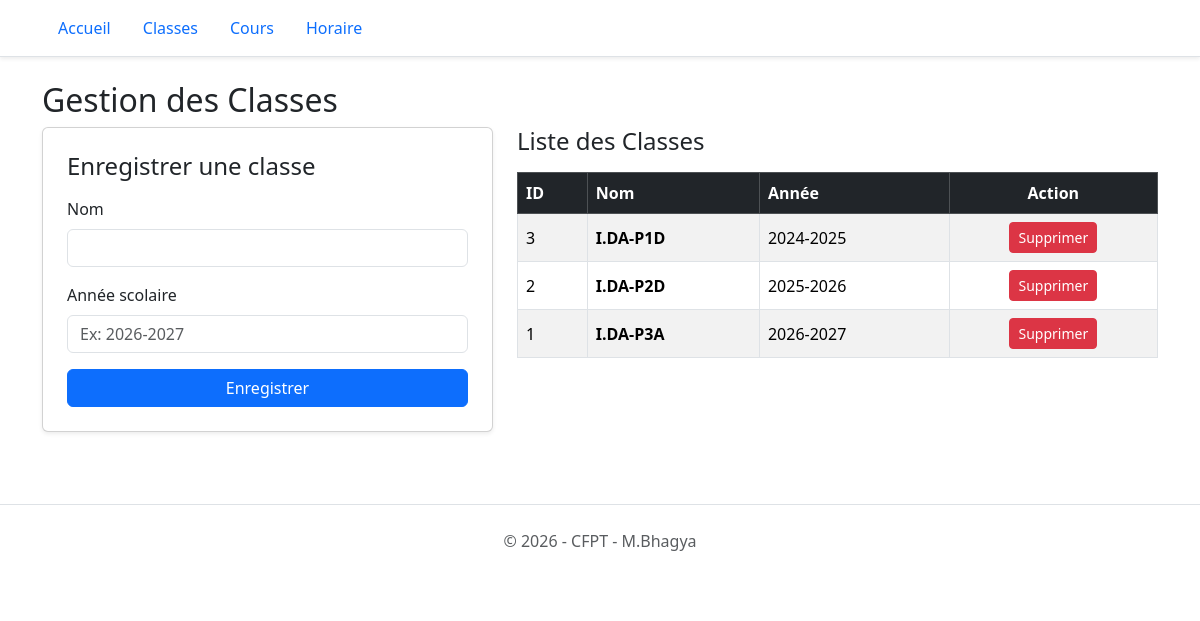
/pages/classes.php, run on the app's committed database.
### tables this page shows
CREATE TABLE IF NOT EXISTS `classes` (
  `id` int NOT NULL AUTO_INCREMENT,
  `nom` varchar(50) NOT NULL COMMENT 'ex. I.DA-P3A',
  `annee_scolaire` varchar(9) NOT NULL COMMENT 'ex. 2026-2027',
  PRIMARY KEY (`id`),
  UNIQUE KEY `nom` (`nom`)
);

### functions/classes.php (called while the page is built, shortened)
<?php
function getAllClasses() {
    $db = getConnection();
    return $db->query("SELECT * FROM classes ORDER BY nom ASC")->fetchAll();
}

### pages/classes.php (the view, shortened to what this page needs)
<?php
require_once ROOT . '/functions/classes.php';
$listeClasses = getAllClasses() ?? [];
?>
<?php include ROOT . "/includes/header.php"; ?>
<h2>Gestion des Classes</h2>
<div class="row">
    <div class="col-md-5 mb-4">
        <div class="card p-4 shadow-sm">
            <h4 class="mb-3">Enregistrer une classe</h4>
            <form method="POST">
                <div class="mb-3">
                    <label class="form-label">Nom</label>
                    <input type="text" class="form-control" name="nom" required>
                </div>
                <div class="mb-3">
                    <label class="form-label">Année scolaire</label>
                    <input type="text" class="form-control" name="annee_scolaire" placeholder="Ex: 2026-2027" required>
                </div>
                <button type="submit" class="btn btn-primary w-100">Enregistrer</button>
            </form>
        </div>
    </div>
    <div class="col-md-7 mb-4">
        <h4 class="mb-3">Liste des Classes</h4>
        <?php if (!empty($listeClasses)): ?>
            <div class="table-responsive">
                <table class="table table-striped table-bordered align-middle">
                    <thead class="table-dark">
                        <tr>
                            <th>ID</th>
                            <th>Nom</th>
                            <th>Année</th>
                            <th class="text-center">Action</th>
                        </tr>
                    </thead>
                    <tbody>
                        <?php foreach ($listeClasses as $classe): ?>
                            <tr>
                                <td><?= (int)$classe['id'] ?></td>
                                <td><strong><?= htmlspecialchars($classe['nom'] ?? '') ?></strong></td>
                                <td><?= htmlspecialchars($classe['annee_scolaire'] ?? '') ?></td>
                                <td class="text-center">
                                    <a href="classes.php?delete_id=<?= (int)$classe['id'] ?>" class="btn btn-danger btn-sm" onclick="return confirm('Supprimer ?')">Supprimer</a>
                                </td>
                            </tr>
                        <?php endforeach; ?>
                    </tbody>
                </table>
            </div>
        <?php else: ?>
            <div class="alert alert-info">Aucune classe trouvée.</div>
        <?php endif; ?>
    </div>
</div>
<?php include ROOT . "/includes/footer.php"; ?>

### data on the page
classes: id "3", nom "I.DA-P1D", annee_scolaire "2024-2025"
classes: id "2", nom "I.DA-P2D", annee_scolaire "2025-2026"
classes: id "1", nom "I.DA-P3A", annee_scolaire "2026-2027"
